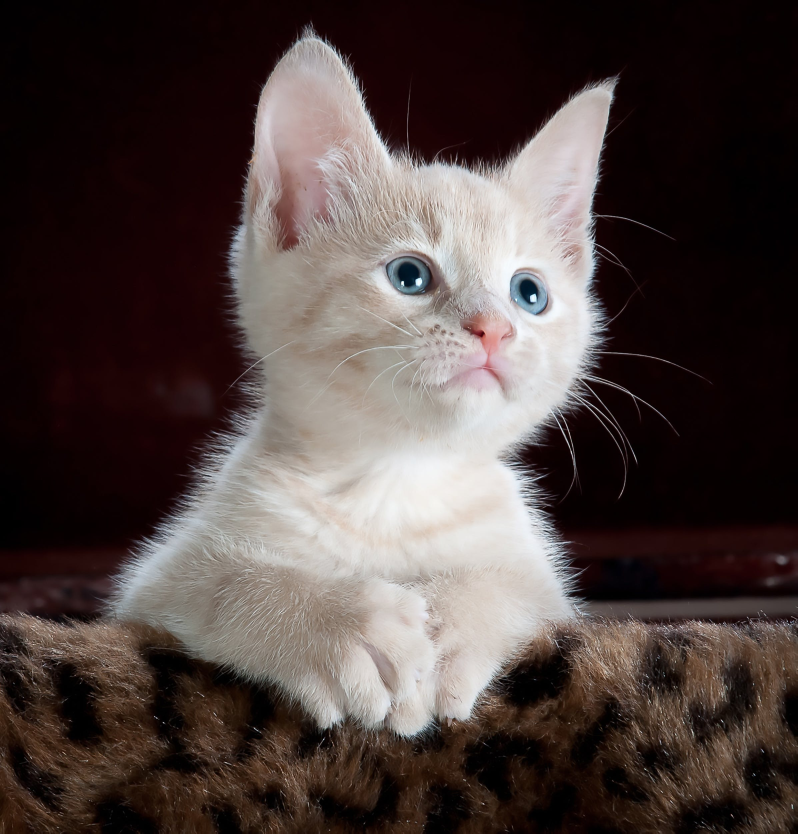
#> input picture photo/cat.jpg, 2392 x 2500 px (shown at 1/3 size)
$ python contours.py
#> lines starting #> are read from the running program, lines starting #| are printed output that depends on the picture; after the words box and inside, x2 and y2 are one past the last pixel; in counts of white or black regions, pixels touching at a corner belong together
# import cv2 as cv
# import numpy as np
# img=cv.imread("photo/cat.jpg")

# gray=cv.cvtColor(img,cv.COLOR_BGR2GRAY)

# gray1=cv.resize(gray,(500,500))
# # cv.imshow("gray_image",gray1)

# blank=np.zeros((500,500,3),dtype='uint8')
# cv.imshow("blank image",blank)

# blur=cv.GaussianBlur(gray1,(3,3),cv.BORDER_DEFAULT)
# cv.imshow("blur image",blur)

# # edges=cv.Canny(blur,125,200)
# # cv.imshow("edges detect",edges)
# # # img_copy=gray1.copy()


# ret,thresh=cv.threshold(blur,125,255,cv.THRESH_BINARY)
# # cv.imshow("thresh image",thresh)

# contours,hierarchies=cv.findContours(blur,cv.RETR_LIST,cv.CHAIN_APPROX_NONE)
# # print(f'{len(contours)}')

# img4=cv.drawContours(blank,thresh,-1,(0,0,255),1)

# cv.imshow("draw contour",img4)
# # img2=cv.drawContours(img_copy,contours,-1,(0,255,0),5)
# # cv.imshow("contours image",img2)
# # print(contours)
# # cv.waitKey(0)

import cv2 as cv
import numpy as np

img = cv.imread("photo/cat.jpg")
#> img is the input picture: shape (2500, 2392, 3); mean B, G, R 64.2, 66.7, 78.5

gray = cv.cvtColor(img, cv.COLOR_BGR2GRAY)
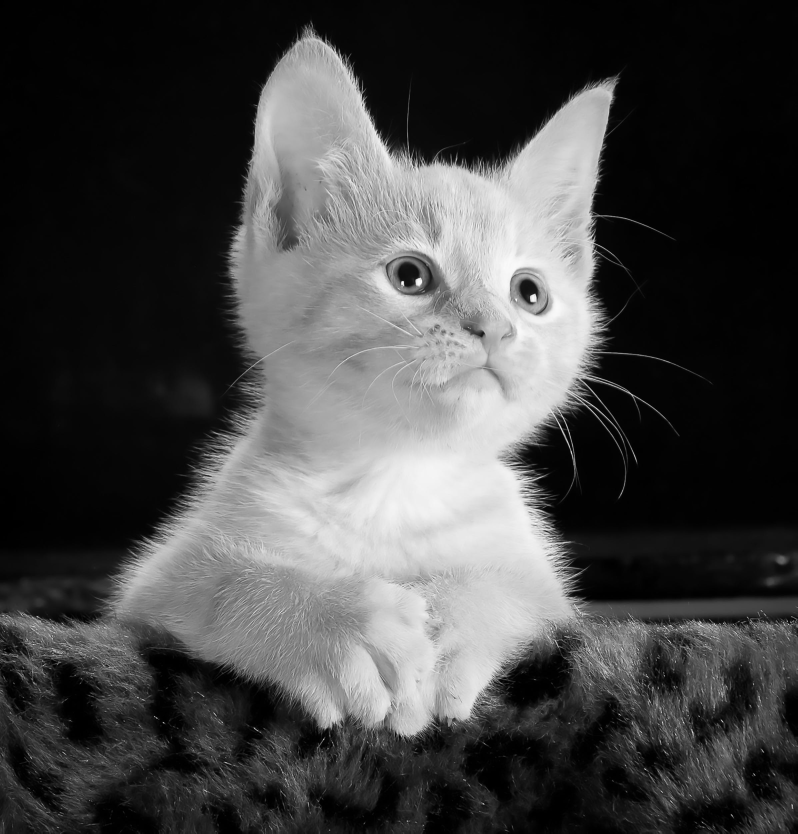
#> gray: shape (2500, 2392) (shown at 1/3 size); min 0, max 255, mean 70

gray_resized = cv.resize(gray, (500, 500))
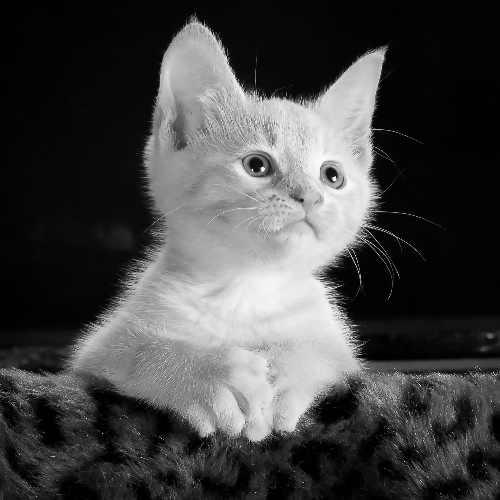
#> gray_resized: shape (500, 500); min 0, max 254, mean 70

blank = np.zeros((500, 500, 3), dtype='uint8')

blur = cv.GaussianBlur(gray_resized, (3, 3), cv.BORDER_DEFAULT)

ret, thresh = cv.threshold(blur, 125, 255, cv.THRESH_BINARY)
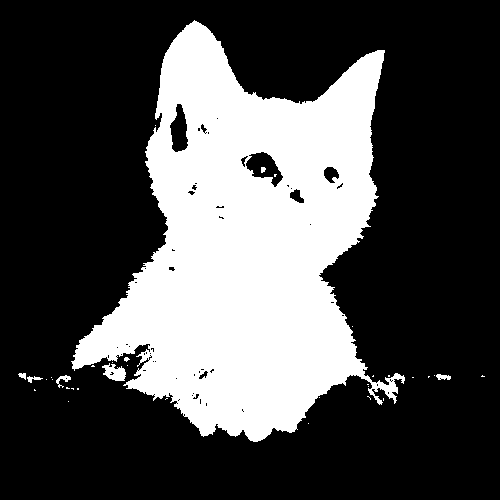
#> thresh: shape (500, 500); 30.1% white; 35 white regions (28 under 20 px)

contours, hierarchies = cv.findContours(thresh, cv.RETR_LIST, cv.CHAIN_APPROX_NONE)
#> contours = 103 contours, 84 with area under 20; largest, box (x1, y1, x2, y2) and area: (71, 20, 405, 442) 75412, (245, 151, 284, 188) 754, (169, 103, 189, 153) 631, (102, 363, 126, 381) 236, (323, 166, 340, 184) 185

img_with_contours = cv.drawContours(blank, contours, -1, (0, 0, 255), 1)
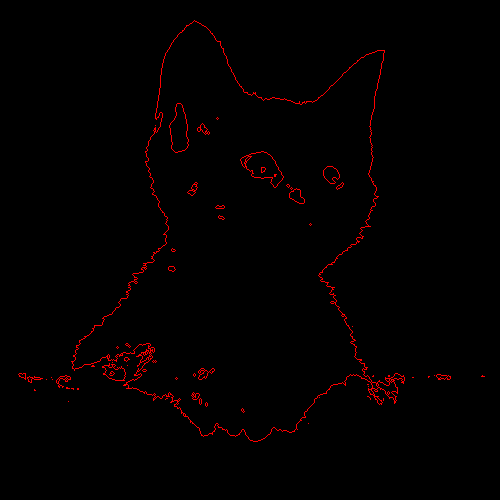
#> img_with_contours: shape (500, 500, 3); mean of channels 0, 1, 2 0, 0, 3; drawn as B, G, R

cv.imshow("Draw Contours", img_with_contours)

cv.waitKey(0)
cv.destroyAllWindows()

$ run again, with photo/many.jpg copied over photo/cat.jpg
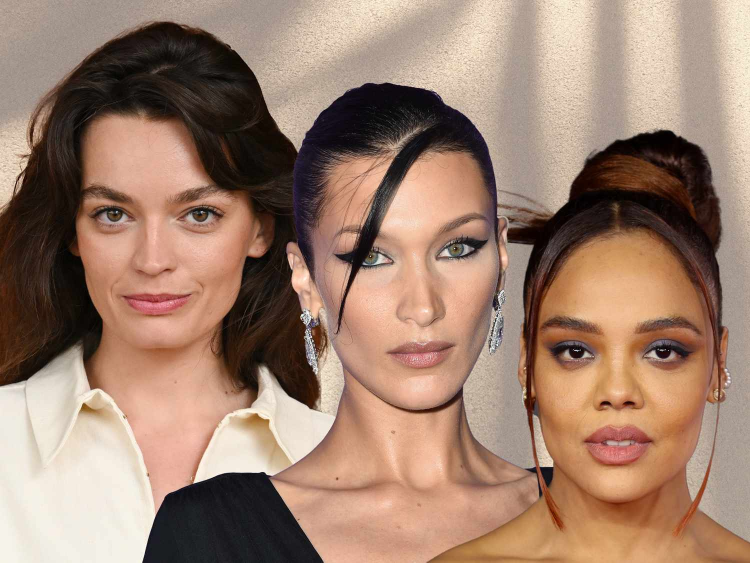
#> input picture photo/many.jpg, 1500 x 1125 px (shown at 1/2 size)
#> img is the input picture: shape (1125, 1500, 3); mean B, G, R 110.1, 128.2, 158.4
#> `ret, thresh = cv.threshold(blur, 125, 255, cv.THRESH_BINARY)`:
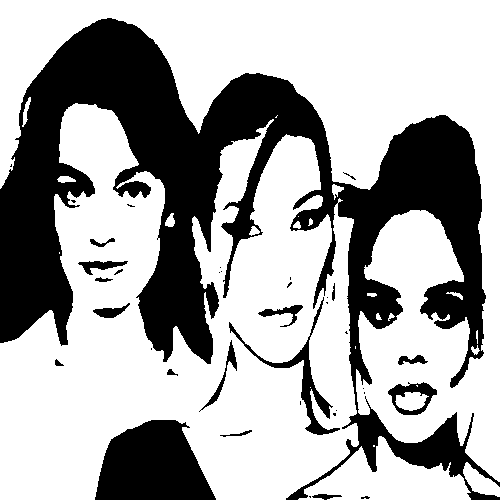
#> thresh: shape (500, 500); 66.6% white; 37 black regions (19 under 20 px)
#> contours = 66 contours, 37 with area under 20; largest, box (x1, y1, x2, y2) and area: (0, 103, 359, 500) 86664, (0, 0, 500, 482) 73746, (298, 436, 471, 500) 5284, (228, 296, 341, 436) 1851, (387, 381, 438, 416) 1176
#> `img_with_contours = cv.drawContours(blank, contours, -1, (0, 0, 255), 1)`:
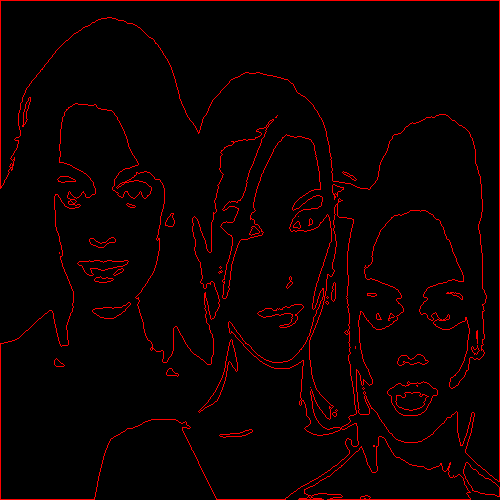
#> img_with_contours: shape (500, 500, 3); mean of channels 0, 1, 2 0, 0, 9.3; drawn as B, G, R
